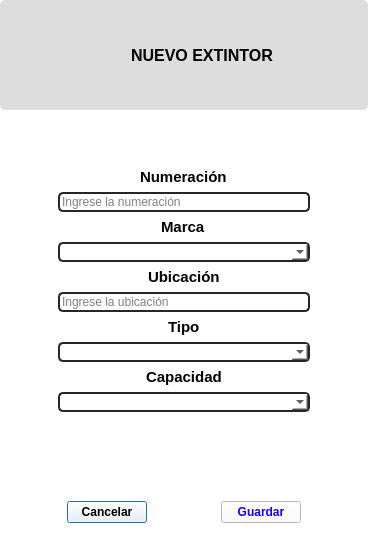
<?xml version="1.0" encoding="UTF-8"?>
<ui version="4.0">
 <class>ExtintorForm</class>
 <widget class="QDialog" name="ExtintorForm">
  <property name="geometry">
   <rect>
    <x>0</x>
    <y>0</y>
    <width>368</width>
    <height>550</height>
   </rect>
  </property>
  <property name="windowTitle">
   <string>Nuevo Extintor</string>
  </property>
  <property name="styleSheet">
   <string notr="true">background-color: rgb(255, 255, 255);</string>
  </property>
  <layout class="QVBoxLayout" name="verticalLayout" stretch="2,8">
   <property name="spacing">
    <number>0</number>
   </property>
   <property name="leftMargin">
    <number>0</number>
   </property>
   <property name="topMargin">
    <number>0</number>
   </property>
   <property name="rightMargin">
    <number>0</number>
   </property>
   <property name="bottomMargin">
    <number>0</number>
   </property>
   <item>
    <widget class="QWidget" name="widget" native="true">
     <property name="styleSheet">
      <string notr="true">border: none ;
border-radius: 5px;
background-color: rgb(221, 221, 221);
</string>
     </property>
     <layout class="QHBoxLayout" name="horizontalLayout">
      <item>
       <spacer name="horizontalSpacer">
        <property name="orientation">
         <enum>Qt::Horizontal</enum>
        </property>
        <property name="sizeHint" stdset="0">
         <size>
          <width>40</width>
          <height>20</height>
         </size>
        </property>
       </spacer>
      </item>
      <item>
       <widget class="QLabel" name="label">
        <property name="minimumSize">
         <size>
          <width>30</width>
          <height>30</height>
         </size>
        </property>
        <property name="maximumSize">
         <size>
          <width>30</width>
          <height>30</height>
         </size>
        </property>
        <property name="styleSheet">
         <string notr="true">border:none;</string>
        </property>
        <property name="text">
         <string/>
        </property>
        <property name="pixmap">
         <pixmap>../images/extintor.png</pixmap>
        </property>
        <property name="scaledContents">
         <bool>true</bool>
        </property>
       </widget>
      </item>
      <item>
       <widget class="QLabel" name="label_2">
        <property name="minimumSize">
         <size>
          <width>50</width>
          <height>50</height>
         </size>
        </property>
        <property name="maximumSize">
         <size>
          <width>200</width>
          <height>200</height>
         </size>
        </property>
        <property name="font">
         <font>
          <pointsize>12</pointsize>
          <weight>75</weight>
          <italic>false</italic>
          <bold>true</bold>
         </font>
        </property>
        <property name="styleSheet">
         <string notr="true">border:none;
color:black;</string>
        </property>
        <property name="text">
         <string>NUEVO EXTINTOR</string>
        </property>
       </widget>
      </item>
      <item>
       <spacer name="horizontalSpacer_2">
        <property name="orientation">
         <enum>Qt::Horizontal</enum>
        </property>
        <property name="sizeHint" stdset="0">
         <size>
          <width>40</width>
          <height>20</height>
         </size>
        </property>
       </spacer>
      </item>
     </layout>
    </widget>
   </item>
   <item>
    <widget class="QWidget" name="widget_2" native="true">
     <layout class="QHBoxLayout" name="horizontalLayout_2">
      <item>
       <spacer name="horizontalSpacer_3">
        <property name="orientation">
         <enum>Qt::Horizontal</enum>
        </property>
        <property name="sizeType">
         <enum>QSizePolicy::Preferred</enum>
        </property>
        <property name="sizeHint" stdset="0">
         <size>
          <width>40</width>
          <height>20</height>
         </size>
        </property>
       </spacer>
      </item>
      <item>
       <widget class="QWidget" name="widget_3" native="true">
        <layout class="QVBoxLayout" name="verticalLayout_2">
         <item>
          <spacer name="verticalSpacer_2">
           <property name="orientation">
            <enum>Qt::Vertical</enum>
           </property>
           <property name="sizeType">
            <enum>QSizePolicy::Minimum</enum>
           </property>
           <property name="sizeHint" stdset="0">
            <size>
             <width>20</width>
             <height>40</height>
            </size>
           </property>
          </spacer>
         </item>
         <item alignment="Qt::AlignHCenter">
          <widget class="QLabel" name="label_numeracion">
           <property name="font">
            <font>
             <pointsize>11</pointsize>
             <weight>75</weight>
             <bold>true</bold>
            </font>
           </property>
           <property name="styleSheet">
            <string notr="true">color:black;</string>
           </property>
           <property name="text">
            <string>Numeración</string>
           </property>
          </widget>
         </item>
         <item>
          <widget class="QLineEdit" name="lineEdit_numeracion">
           <property name="styleSheet">
            <string notr="true">border: 2px solid rgb(38, 38, 38);
border-radius: 5px;
color:black;
</string>
           </property>
           <property name="inputMask">
            <string>#00000000000000000000000000000</string>
           </property>
           <property name="maxLength">
            <number>30</number>
           </property>
           <property name="placeholderText">
            <string>Ingrese la numeración</string>
           </property>
          </widget>
         </item>
         <item alignment="Qt::AlignHCenter">
          <widget class="QLabel" name="label_marca">
           <property name="font">
            <font>
             <pointsize>11</pointsize>
             <weight>75</weight>
             <bold>true</bold>
            </font>
           </property>
           <property name="styleSheet">
            <string notr="true">color:black;</string>
           </property>
           <property name="text">
            <string>Marca</string>
           </property>
          </widget>
         </item>
         <item>
          <widget class="QComboBox" name="comboBox_marca">
           <property name="styleSheet">
            <string notr="true">border: 2px solid rgb(38, 38, 38);
border-radius: 5px;
color:black;
</string>
           </property>
           <property name="editable">
            <bool>true</bool>
           </property>
           <property name="placeholderText">
            <string>Seleccione o ingrese la marca</string>
           </property>
          </widget>
         </item>
         <item alignment="Qt::AlignHCenter">
          <widget class="QLabel" name="label_ubicacion">
           <property name="font">
            <font>
             <pointsize>11</pointsize>
             <weight>75</weight>
             <bold>true</bold>
            </font>
           </property>
           <property name="styleSheet">
            <string notr="true">color:black;</string>
           </property>
           <property name="text">
            <string>Ubicación</string>
           </property>
          </widget>
         </item>
         <item>
          <widget class="QLineEdit" name="lineEdit_ubicacion">
           <property name="styleSheet">
            <string notr="true">border: 2px solid rgb(38, 38, 38);
border-radius: 5px;
color:black;
</string>
           </property>
           <property name="placeholderText">
            <string>Ingrese la ubicación</string>
           </property>
          </widget>
         </item>
         <item alignment="Qt::AlignHCenter">
          <widget class="QLabel" name="label_tipo">
           <property name="font">
            <font>
             <pointsize>11</pointsize>
             <weight>75</weight>
             <bold>true</bold>
            </font>
           </property>
           <property name="styleSheet">
            <string notr="true">color:black;</string>
           </property>
           <property name="text">
            <string>Tipo</string>
           </property>
          </widget>
         </item>
         <item>
          <widget class="QComboBox" name="comboBox_tipo">
           <property name="styleSheet">
            <string notr="true">border: 2px solid rgb(38, 38, 38);
border-radius: 5px;
color:black;
</string>
           </property>
           <property name="editable">
            <bool>true</bool>
           </property>
           <property name="placeholderText">
            <string>Seleccione o ingrese el tipo</string>
           </property>
          </widget>
         </item>
         <item alignment="Qt::AlignHCenter">
          <widget class="QLabel" name="label_capacidad">
           <property name="font">
            <font>
             <pointsize>11</pointsize>
             <weight>75</weight>
             <bold>true</bold>
            </font>
           </property>
           <property name="styleSheet">
            <string notr="true">color:black;</string>
           </property>
           <property name="text">
            <string>Capacidad</string>
           </property>
          </widget>
         </item>
         <item>
          <widget class="QComboBox" name="comboBox_capacidad">
           <property name="styleSheet">
            <string notr="true">border: 2px solid rgb(38, 38, 38);
border-radius: 5px;
color:black;
</string>
           </property>
           <property name="editable">
            <bool>true</bool>
           </property>
           <property name="placeholderText">
            <string>Seleccione o ingrese la capacidad</string>
           </property>
          </widget>
         </item>
         <item>
          <spacer name="verticalSpacer">
           <property name="orientation">
            <enum>Qt::Vertical</enum>
           </property>
           <property name="sizeHint" stdset="0">
            <size>
             <width>20</width>
             <height>40</height>
            </size>
           </property>
          </spacer>
         </item>
         <item>
          <widget class="QWidget" name="widget_4" native="true">
           <layout class="QHBoxLayout" name="horizontalLayout_3">
            <item>
             <widget class="QPushButton" name="cancelar_form">
              <property name="font">
               <font>
                <weight>75</weight>
                <bold>true</bold>
               </font>
              </property>
              <property name="styleSheet">
               <string notr="true">color:black;</string>
              </property>
              <property name="text">
               <string>Cancelar</string>
              </property>
             </widget>
            </item>
            <item>
             <spacer name="horizontalSpacer_5">
              <property name="orientation">
               <enum>Qt::Horizontal</enum>
              </property>
              <property name="sizeHint" stdset="0">
               <size>
                <width>40</width>
                <height>20</height>
               </size>
              </property>
             </spacer>
            </item>
            <item>
             <widget class="QPushButton" name="guardar_extintor">
              <property name="font">
               <font>
                <weight>75</weight>
                <bold>true</bold>
               </font>
              </property>
              <property name="styleSheet">
               <string notr="true">color: rgb(17, 0, 255)</string>
              </property>
              <property name="text">
               <string>Guardar</string>
              </property>
             </widget>
            </item>
           </layout>
          </widget>
         </item>
        </layout>
       </widget>
      </item>
      <item>
       <spacer name="horizontalSpacer_4">
        <property name="orientation">
         <enum>Qt::Horizontal</enum>
        </property>
        <property name="sizeType">
         <enum>QSizePolicy::Preferred</enum>
        </property>
        <property name="sizeHint" stdset="0">
         <size>
          <width>40</width>
          <height>20</height>
         </size>
        </property>
       </spacer>
      </item>
     </layout>
    </widget>
   </item>
  </layout>
 </widget>
 <resources/>
 <connections/>
</ui>
